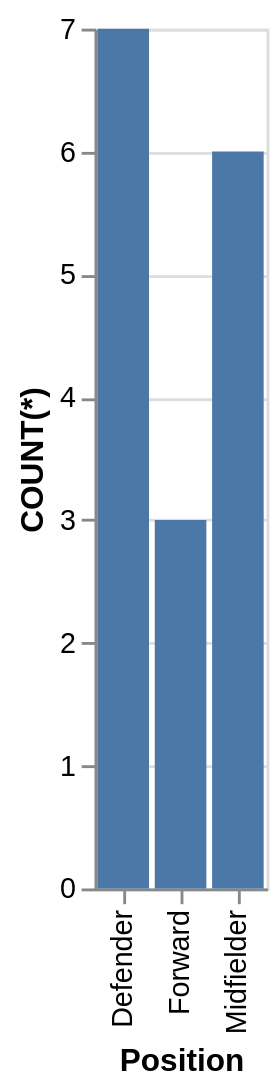

Specify this chart in Vega-Lite:
### Vega-Lite specification from a JSON file in a GitHub repository (floating-point values rounded to 4 significant figures)
{"data": {"values": [{"x_data": "Defender", "y_data": 7}, {"x_data": "Forward", "y_data": 3}, {"x_data": "Midfielder", "y_data": 6}]}, "mark": "bar", "encoding": {"x": {"field": "x_data", "type": "nominal", "title": "Position", "sort": "ascending"}, "y": {"field": "y_data", "type": "quantitative", "title": "COUNT(*)"}}}
